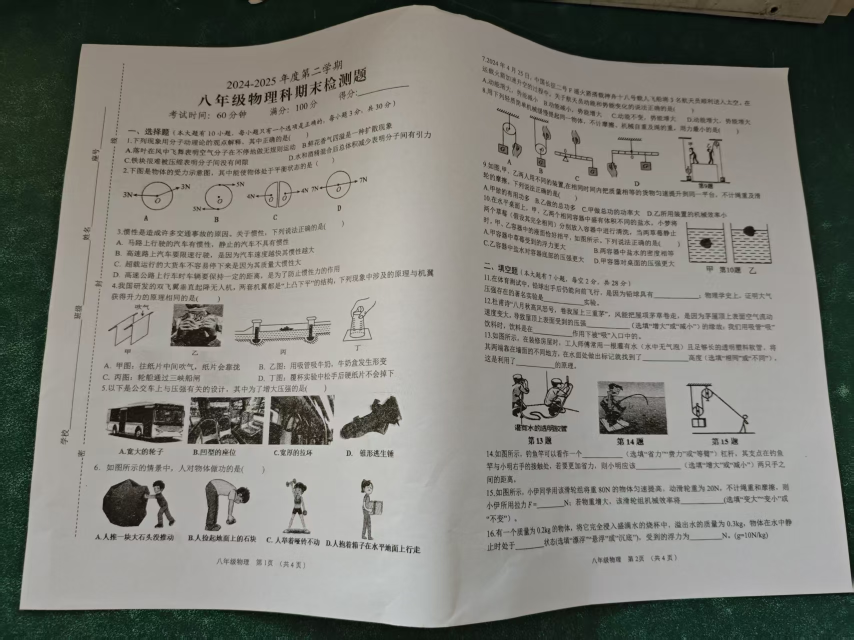
#> input picture materials/physics/1.jpg, 1707 x 1280 px (shown at 1/2 size)
$ python -i exam_rectangle_rectifier.py   (imports and definitions only)   (older library calls are emulated)
#> lines starting #> are read from the running program, lines starting #| are printed output that depends on the picture; after the words box and inside, x2 and y2 are one past the last pixel; in counts of white or black regions, pixels touching at a corner belong together
### backend/app/services/exam_photo_preprocessing.py
from __future__ import annotations

import base64
import time
from dataclasses import dataclass, field
from io import BytesIO

import cv2
import numpy as np
from PIL import Image

from app.core.config import settings
from app.services.vision_grading import VisionGradingError, call_json_model


class PhotoPreprocessingError(RuntimeError):
    pass


@dataclass(frozen=True)
class PreprocessedPage:
    name: str
    image: np.ndarray
    x_start: int
    x_end: int
    source_quad: list[list[float]] = field(default_factory=list)
    homography: list[list[float]] = field(default_factory=list)
    quality: dict = field(default_factory=dict)


@dataclass(frozen=True)
class SplitMetadata:
    strategy: str
    gutter_ratio: float | None
    gutter_confidence: float | None
    overlap_pixels: int


@dataclass(frozen=True)
class QualityWarning:
    code: str
    severity: str
    message: str


@dataclass(frozen=True)
class PreprocessedExamPhoto:
    pdf_bytes: bytes
    pages: list[PreprocessedPage]
    detected_quad: list[list[float]]
    spread_size: tuple[int, int]
    split: SplitMetadata
    quality_status: str
    quality_warnings: list[QualityWarning]
    mask: np.ndarray
    warped_spread: np.ndarray
    enhanced_spread: np.ndarray
    debug: dict = field(default_factory=dict)


@dataclass(frozen=True)
class HalfPageFallback:
    pages: list[PreprocessedPage]
    detected_quad: np.ndarray
    warped_spread: np.ndarray
    enhanced_spread: np.ndarray


def order_points(points: np.ndarray) -> np.ndarray:
    rect = np.zeros((4, 2), dtype="float32")
    summed = points.sum(axis=1)
    diff = np.diff(points, axis=1)
    rect[0] = points[np.argmin(summed)]
    rect[2] = points[np.argmax(summed)]
    rect[1] = points[np.argmin(diff)]
    rect[3] = points[np.argmax(diff)]
    return rect


# [14 lines left out: functions normalize_line_angle, line_angle_degrees, not called in this run]


def vertical_deviation_degrees(start: np.ndarray, end: np.ndarray) -> float:
    angle = line_angle_degrees(start, end)
    return angle - 90 if angle > 0 else angle + 90


# [15 lines left out: function quad_edge_angle_metadata, not called in this run]


def four_point_transform_with_matrix(
    image: np.ndarray, points: np.ndarray
) -> tuple[np.ndarray, np.ndarray]:
    rect = order_points(points.astype("float32"))
    top_left, top_right, bottom_right, bottom_left = rect
    width_a = np.linalg.norm(bottom_right - bottom_left)
    width_b = np.linalg.norm(top_right - top_left)
    height_a = np.linalg.norm(top_right - bottom_right)
    height_b = np.linalg.norm(top_left - bottom_left)
    max_width = int(max(width_a, width_b))
    max_height = int(max(height_a, height_b))
    if max_width < 50 or max_height < 50:
        raise PhotoPreprocessingError("Detected document is too small")
    destination = np.array(
        [
            [0, 0],
            [max_width - 1, 0],
            [max_width - 1, max_height - 1],
            [0, max_height - 1],
        ],
        dtype="float32",
    )
    matrix = cv2.getPerspectiveTransform(rect, destination)
    return cv2.warpPerspective(image, matrix, (max_width, max_height)), matrix


def four_point_transform(image: np.ndarray, points: np.ndarray) -> np.ndarray:
    warped, _matrix = four_point_transform_with_matrix(image, points)
    return warped


def resize_for_detection(
    image: np.ndarray, max_width: int = 1200
) -> tuple[np.ndarray, float]:
    height, width = image.shape[:2]
    if width <= max_width:
        return image.copy(), 1.0
    scale = max_width / width
    resized = cv2.resize(image, (max_width, int(height * scale)))
    return resized, scale


def build_document_mask(resized: np.ndarray, *, relaxed: bool = False) -> np.ndarray:
    lab = cv2.cvtColor(resized, cv2.COLOR_BGR2LAB)
    l_channel, a_channel, b_channel = cv2.split(lab)
    mask = np.zeros(l_channel.shape, dtype=np.uint8)

    if relaxed:
        mask[(l_channel > 125) & (a_channel > 116) & (b_channel > 116)] = 255
        close_kernel = cv2.getStructuringElement(cv2.MORPH_ELLIPSE, (55, 35))
        mask = cv2.morphologyEx(mask, cv2.MORPH_CLOSE, close_kernel, iterations=3)
    else:
        mask[(l_channel > 165) & (a_channel > 124) & (b_channel > 126)] = 255
        close_kernel = cv2.getStructuringElement(cv2.MORPH_ELLIPSE, (15, 15))
        mask = cv2.morphologyEx(mask, cv2.MORPH_CLOSE, close_kernel, iterations=2)

    open_kernel = cv2.getStructuringElement(cv2.MORPH_ELLIPSE, (15, 15))
    mask = cv2.morphologyEx(mask, cv2.MORPH_OPEN, open_kernel, iterations=1)
    return mask


def find_quad_from_mask(mask: np.ndarray, *, scale: float) -> np.ndarray:
    contours, _ = cv2.findContours(mask, cv2.RETR_EXTERNAL, cv2.CHAIN_APPROX_SIMPLE)
    if not contours:
        raise PhotoPreprocessingError("No document-like bright region found")

    contours = sorted(contours, key=cv2.contourArea, reverse=True)
    image_area = mask.shape[0] * mask.shape[1]
    for contour in contours[:8]:
        area = cv2.contourArea(contour)
        if area < image_area * 0.15:
            continue
        hull = cv2.convexHull(contour)
        perimeter = cv2.arcLength(hull, True)
        for epsilon in (0.012, 0.018, 0.025, 0.03, 0.04, 0.055):
            approx = cv2.approxPolyDP(hull, epsilon * perimeter, True)
            if len(approx) == 4:
                return (approx.reshape(4, 2) / scale).astype("float32")

    largest = contours[0]
    if cv2.contourArea(largest) < image_area * 0.15:
        raise PhotoPreprocessingError("Detected document region is too small")
    box = cv2.boxPoints(cv2.minAreaRect(largest))
    return (box / scale).astype("float32")


def find_document_quad(image: np.ndarray) -> tuple[np.ndarray, np.ndarray]:
    resized, scale = resize_for_detection(image)
    mask = build_document_mask(resized)
    return find_quad_from_mask(mask, scale=scale), mask


def quad_bounds(points: np.ndarray) -> tuple[float, float, float, float]:
    min_x = float(points[:, 0].min())
    min_y = float(points[:, 1].min())
    max_x = float(points[:, 0].max())
    max_y = float(points[:, 1].max())
    return min_x, min_y, max_x, max_y


# [15 lines left out: function quad_border_touch_count, not called in this run]


def is_full_frame_quad(image: np.ndarray, quad: np.ndarray) -> bool:
    height, width = image.shape[:2]
    min_x, min_y, max_x, max_y = quad_bounds(quad)
    area_ratio = ((max_x - min_x) * (max_y - min_y)) / max(1, width * height)
    return area_ratio >= 0.94 and quad_border_touch_count(image, quad) >= 3


def add_content_preserving_margin(image: np.ndarray, quad: np.ndarray) -> np.ndarray:
    height, width = image.shape[:2]
    rect = order_points(quad).copy()
    top_left, top_right, bottom_right, bottom_left = rect

    is_landscape_spread = width >= height * 1.2
    top_y = min(float(top_left[1]), float(top_right[1]))
    quad_height = max(
        float(np.linalg.norm(top_left - bottom_left)),
        float(np.linalg.norm(top_right - bottom_right)),
        1.0,
    )
    if is_landscape_spread and top_y > height * 0.08:
        # A dim or shadowed page top often disappears from the color mask. Extend
        # the detected lower-page polygon back towards the camera-visible top
        # edge instead of silently cropping the question header.
        top_ratio = min(0.55, max(0.2, (top_y - height * 0.035) / quad_height))
    else:
        top_ratio = 0.06
    bottom_ratio = 0.025
    side_ratio = 0.015

    padded = np.array(
        [
            top_left
            + (top_left - bottom_left) * top_ratio
            + (top_left - top_right) * side_ratio,
            top_right
            + (top_right - bottom_right) * top_ratio
            + (top_right - top_left) * side_ratio,
            bottom_right
            + (bottom_right - top_right) * bottom_ratio
            + (bottom_right - bottom_left) * side_ratio,
            bottom_left
            + (bottom_left - top_left) * bottom_ratio
            + (bottom_left - bottom_right) * side_ratio,
        ],
        dtype="float32",
    )
    padded[:, 0] = np.clip(padded[:, 0], 0, width - 1)
    padded[:, 1] = np.clip(padded[:, 1], 0, height - 1)
    return padded


# [9 lines left out: function is_partial_landscape_detection, not called in this run]


def find_relaxed_spread_quad(image: np.ndarray) -> np.ndarray | None:
    height, width = image.shape[:2]
    resized, scale = resize_for_detection(image)
    mask = build_document_mask(resized, relaxed=True)
    try:
        quad = find_quad_from_mask(mask, scale=scale)
    except PhotoPreprocessingError:
        return None

    min_x, min_y, max_x, max_y = quad_bounds(quad)
    quad_width = max_x - min_x
    quad_height = max_y - min_y
    if quad_width < width * 0.75 or quad_height < height * 0.55:
        return None
    if quad_width < quad_height * 1.15:
        return None
    if is_full_frame_quad(image, quad):
        return None
    return quad


# [663 lines left out: functions find_page_quad_in_roi, stitch_debug_spread, find_half_page_fallback, enhance_page, rotate_clockwise, rotate_bound_with_background and 8 more, not called in this run]


def detect_gutter_ratio(image: np.ndarray) -> tuple[float, float]:
    height, width = image.shape[:2]
    gray = cv2.cvtColor(image, cv2.COLOR_BGR2GRAY)
    top = int(height * 0.08)
    bottom = int(height * 0.92)
    central_page = gray[top:bottom, :]

    darkness = 255 - central_page
    projection = darkness.mean(axis=0).astype("float32")
    ink_density = (central_page < 150).mean(axis=0).astype("float32")
    window = max(9, int(width * 0.025))
    kernel = np.ones(window, dtype="float32") / window
    smoothed = np.convolve(projection, kernel, mode="same")
    smoothed_ink = np.convolve(ink_density, kernel, mode="same")

    left = int(width * 0.45)
    right = int(width * 0.55)
    if right <= left:
        return 0.5, 0.0

    search = smoothed[left:right]
    local_index = int(np.argmax(search))
    gutter_x = left + local_index
    dark_gutter_x = gutter_x

    blank_left = int(width * 0.45)
    blank_right = int(width * 0.58)
    blank_search = smoothed_ink[blank_left:blank_right]
    blank_x = blank_left + int(np.argmin(blank_search))
    dark_ink = float(smoothed_ink[dark_gutter_x])
    blank_ink = float(smoothed_ink[blank_x])
    if (
        dark_gutter_x < width * 0.5
        and blank_x > width * 0.52
        and blank_ink < dark_ink * 0.55
    ):
        gutter_x = blank_x

    baseline_left = int(width * 0.25)
    baseline_right = int(width * 0.75)
    baseline = smoothed[baseline_left:baseline_right]
    baseline_mean = float(baseline.mean())
    baseline_std = float(baseline.std())
    peak = float(smoothed[gutter_x])
    confidence = 0.0
    if baseline_std > 1e-6:
        confidence = max(0.0, min(1.0, (peak - baseline_mean) / (baseline_std * 4)))
    if gutter_x != dark_gutter_x and dark_ink > 1e-6:
        confidence = max(confidence, min(1.0, (dark_ink - blank_ink) / dark_ink))

    if confidence < 0.12:
        return 0.5, confidence
    return gutter_x / width, confidence


# [77 lines left out: functions split_spread, apply_fine_deskew_to_pages, not called in this run]


def estimate_sharpness(image: np.ndarray) -> float:
    gray = cv2.cvtColor(image, cv2.COLOR_BGR2GRAY)
    return float(cv2.Laplacian(gray, cv2.CV_64F).var())


# [196 lines left out: functions edge_ink_ratio, build_quality_warnings, build_page_quality_warnings, quality_status_from_warnings, encode_pdf, expand_page_quad and 1 more, not called in this run]


def midpoint(a: np.ndarray, b: np.ndarray) -> np.ndarray:
    return ((a + b) / 2).astype("float32")


# [312 lines left out: functions build_opposite_manual_split, manual_page_aspect_score, build_manual_quad_pages, preprocess_exam_photo_with_page_quads, preprocess_exam_photo_bytes, not called in this run]

### backend/app/services/exam_rectangle_rectifier.py
from __future__ import annotations

import time
from dataclasses import replace
from math import atan2, degrees, hypot

import cv2
import numpy as np

from app.services.exam_photo_preprocessing import (
    PhotoPreprocessingError,
    PreprocessedExamPhoto,
    PreprocessedPage,
    add_content_preserving_margin,
    build_page_quality_warnings,
    detect_gutter_ratio,
    encode_pdf,
    enhance_page,
    find_document_quad,
    find_relaxed_spread_quad,
    fine_deskew_page,
    four_point_transform_with_matrix,
    preprocess_exam_photo_with_page_quads,
    rotate_clockwise,
    stitch_debug_spread,
)


# [16 lines left out: functions encode_jpeg, aspect_penalty, not called in this run]


def page_aspect_penalty(page: PreprocessedPage) -> float:
    height, width = page.image.shape[:2]
    return aspect_penalty(width, height)


# [48 lines left out: functions score_rectangle_candidate, score_spread_geometry, not called in this run]


def map_warp_rect_to_source(
    inverse_matrix: np.ndarray, points: np.ndarray
) -> np.ndarray:
    mapped = cv2.perspectiveTransform(
        points.astype("float32").reshape(1, -1, 2), inverse_matrix
    ).reshape(-1, 2)
    return mapped.astype("float32")


def detect_fold_split_line(
    spread: np.ndarray, *, fallback_x: int
) -> tuple[float, float, dict[str, object]]:
    """Detect the slanted fold between two pages in the rectified spread.

    A whole-spread homography makes the outer paper frame rectangular, but a
    folded two-page answer sheet is not a single plane. The inner seam often
    remains a slanted line. A vertical gutter crop therefore leaks part of the
    opposite page. Prefer a long near-vertical Hough segment in the central
    spread; fall back to the projection gutter when no reliable fold is found.
    """

    height, width = spread.shape[:2]
    gray = cv2.cvtColor(spread, cv2.COLOR_BGR2GRAY)
    x0 = int(width * 0.18)
    x1 = int(width * 0.72)
    roi = gray[:, x0:x1]
    if roi.size == 0:
        return float(fallback_x), float(fallback_x), {"method": "fallback_empty_roi"}

    blurred = cv2.GaussianBlur(roi, (5, 5), 0)
    edges = cv2.Canny(blurred, 40, 120)
    lines = cv2.HoughLinesP(
        edges,
        1,
        np.pi / 180,
        threshold=max(70, int(height * 0.08)),
        minLineLength=max(120, int(height * 0.55)),
        maxLineGap=max(30, int(height * 0.06)),
    )
    if lines is None:
        return float(fallback_x), float(fallback_x), {"method": "fallback_no_hough"}

    candidates: list[dict[str, float]] = []
    for raw_line in lines[:, 0]:
        x_start, y_start, x_end, y_end = [float(value) for value in raw_line]
        x_start += x0
        x_end += x0
        dx = x_end - x_start
        dy = y_end - y_start
        length = float(hypot(dx, dy))
        if abs(dy) < 1 or length < height * 0.55:
            continue
        angle = float(degrees(atan2(dy, dx)))
        if not 50 <= abs(angle) <= 88:
            continue
        x_top = x_start + (0 - y_start) * dx / dy
        x_bottom = x_start + (height - 1 - y_start) * dx / dy
        if not (-width * 0.05 <= x_top <= width * 0.85):
            continue
        if not (width * 0.25 <= x_bottom <= width * 0.85):
            continue
        avg_x = (x_top + x_bottom) / 2.0
        if not (width * 0.24 <= avg_x <= width * 0.62):
            continue
        # Penalize folds that start too far left or end before the central seam.
        # The visible fold can be shorter than the shadow edge; position is more
        # important than raw length, otherwise the left shadow boundary gets
        # selected and the page is cropped.
        score = length * 0.55
        score -= max(0.0, width * 0.24 - x_top) * 2.0
        score -= max(0.0, width * 0.45 - x_bottom) * 1.5
        score -= abs(avg_x - width * 0.40) * 2.0
        candidates.append(
            {
                "x_top": float(x_top),
                "x_bottom": float(x_bottom),
                "angle": angle,
                "length": length,
                "score": score,
                "x_start": x_start,
                "y_start": y_start,
                "x_end": x_end,
                "y_end": y_end,
            }
        )

    if not candidates:
        return float(fallback_x), float(fallback_x), {"method": "fallback_no_candidate"}

    best = max(candidates, key=lambda item: item["score"])
    return (
        best["x_top"],
        best["x_bottom"],
        {
            "method": "hough_fold_line",
            "x_top": round(best["x_top"], 2),
            "x_bottom": round(best["x_bottom"], 2),
            "angle": round(best["angle"], 3),
            "length": round(best["length"], 2),
            "score": round(best["score"], 2),
            "candidate_count": len(candidates),
        },
    )


def build_single_page_quads_from_spread(
    image: np.ndarray,
) -> tuple[list[np.ndarray], dict[str, object]]:
    spread_quad, _mask = find_document_quad(image)
    relaxed_quad = find_relaxed_spread_quad(image)
    if relaxed_quad is not None:
        base_area = abs(cv2.contourArea(spread_quad.astype("float32")))
        relaxed_area = abs(cv2.contourArea(relaxed_quad.astype("float32")))
        if relaxed_area >= base_area * 1.18:
            spread_quad = relaxed_quad
    spread_quad = add_content_preserving_margin(image, spread_quad)
    spread, matrix = four_point_transform_with_matrix(image, spread_quad)
    # detect_gutter_ratio expects a BGR image; use the original rectified spread
    # so its ink/darkness projection sees the real page seam and print.
    gutter_ratio, confidence = detect_gutter_ratio(spread)
    height, width = spread.shape[:2]
    gutter_x = int(width * gutter_ratio)
    fold_top_x, fold_bottom_x, fold_debug = detect_fold_split_line(
        spread,
        fallback_x=gutter_x,
    )
    if (
        fold_debug.get("method") == "hough_fold_line"
        and isinstance(fold_debug.get("angle"), int | float)
        and abs(float(fold_debug["angle"])) > 80
        and confidence < 0.12
    ):
        fold_debug = {
            **fold_debug,
            "method": "projection_gutter_after_text_line_rejection",
            "rejected_hough_reason": "near_vertical_low_gutter_confidence",
            "rejected_x_top": round(float(fold_top_x), 2),
            "rejected_x_bottom": round(float(fold_bottom_x), 2),
        }
        fold_top_x = float(gutter_x)
        fold_bottom_x = float(gutter_x)
    left_page_inner_margin = max(14, int(width * 0.016))
    right_page_inner_margin = max(6, int(width * 0.005))
    inverse = np.linalg.inv(matrix)
    left_rect = np.array(
        [
            [0, 0],
            [max(1, fold_top_x - left_page_inner_margin), 0],
            [max(1, fold_bottom_x - left_page_inner_margin), height - 1],
            [0, height - 1],
        ],
        dtype="float32",
    )
    right_rect = np.array(
        [
            [min(width - 2, fold_top_x + right_page_inner_margin), 0],
            [width - 1, 0],
            [width - 1, height - 1],
            [min(width - 2, fold_bottom_x + right_page_inner_margin), height - 1],
        ],
        dtype="float32",
    )
    return [
        map_warp_rect_to_source(inverse, left_rect),
        map_warp_rect_to_source(inverse, right_rect),
    ], {
        "spread_quad": spread_quad.round(2).tolist(),
        "rectified_spread_size": [int(width), int(height)],
        "gutter_ratio": round(float(gutter_ratio), 4),
        "gutter_confidence": round(float(confidence), 4),
        "gutter_x": int(gutter_x),
        "left_page_inner_margin_pixels": int(left_page_inner_margin),
        "right_page_inner_margin_pixels": int(right_page_inner_margin),
        "fold_line": fold_debug,
    }


# [393 lines left out: functions preprocess_rectangle_single_page_candidate, build_single_page_quad, score_quads_geometry, paper_score_mask, smooth_coverage, crop_page_background and 3 more, not called in this run]

>>> import cv2
>>> picture = cv2.imread('../../../materials/physics/1.jpg')
#> picture is the input picture: shape (1280, 1707, 3); mean B, G, R 120.2, 127.1, 127.1
>>> result = build_single_page_quads_from_spread(picture)
#> in find_document_quad, `resized, scale = resize_for_detection(image)`: scale = 0.703
#> in build_document_mask, `l_channel, a_channel, b_channel = cv2.split(lab)`:
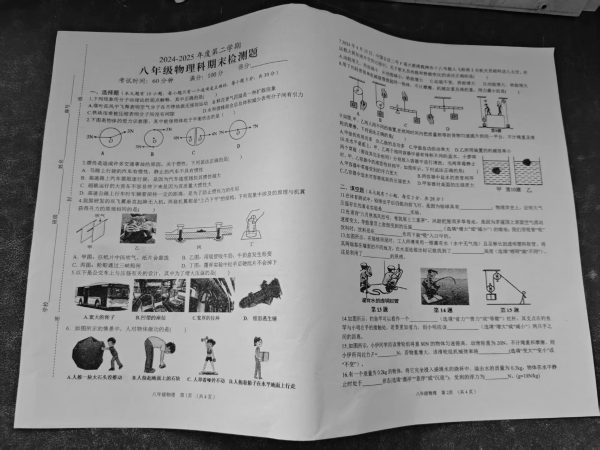
#> l_channel: shape (899, 1200) (shown at 1/2 size); min 0, max 215, mean 132.9
#> in build_document_mask, `l_channel, a_channel, b_channel = cv2.split(lab)`:
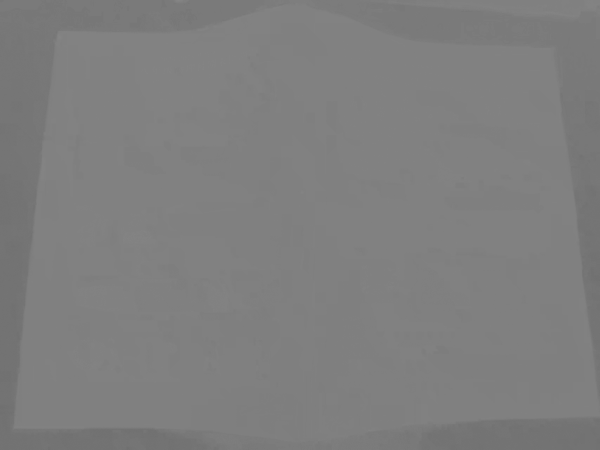
#> a_channel: shape (899, 1200) (shown at 1/2 size); min 111, max 133, mean 126.6
#> in find_document_quad, `mask = build_document_mask(resized)`:
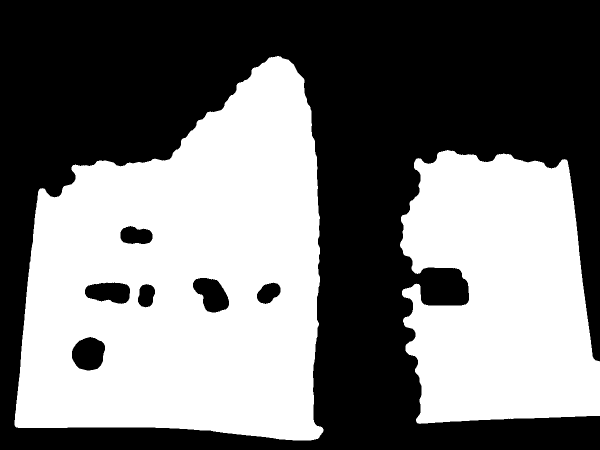
#> mask: shape (899, 1200) (shown at 1/2 size); 46.9% white; 2 white regions
#> in find_quad_from_mask, `contours, _ = cv2.findContours(mask, cv2.RETR_EXTERNAL, cv2.CHAIN_APPR..`: contours = 2 contours; box (x1, y1, x2, y2) and area: (29, 112, 647, 881) 345564, (800, 300, 1200, 848) 172104
#> the loop in find_quad_from_mask, `for contour in contours[:8]:` made 1 pass
#> (area, perimeter) on pass 1: (345563.5, 2429.2)
#> in build_single_page_quads_from_spread, `spread_quad, _mask = find_document_quad(image)`: spread_quad = [[819.4, 169.3], [907.6, 1243.3], [45.52, 1214.8], [111, 539.1]]
#> in find_relaxed_spread_quad, `resized, scale = resize_for_detection(image)`: scale = 0.703
#> in find_relaxed_spread_quad, `mask = build_document_mask(resized, relaxed=True)`:
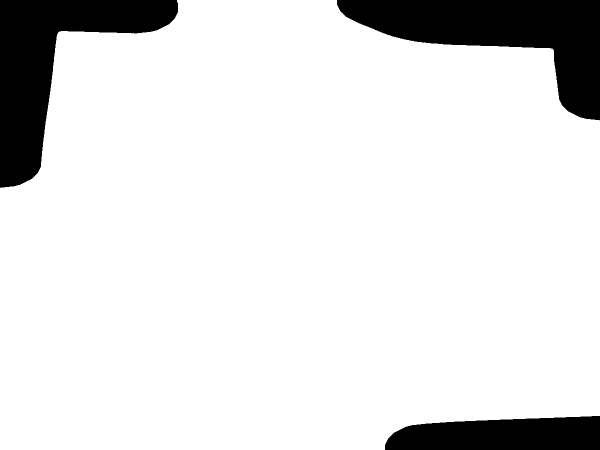
#> mask: shape (899, 1200) (shown at 1/2 size); 87.9% white; 3 black regions
#> in find_quad_from_mask (call 2), `contours, _ = cv2.findContours(mask, cv2.RETR_EXTERNAL, cv2.CHAIN_APPR..`: contours = 1 contour; box (x1, y1, x2, y2) and area: (0, 0, 1200, 899) 946681
#> (the rest of the program and of its run is left out)
